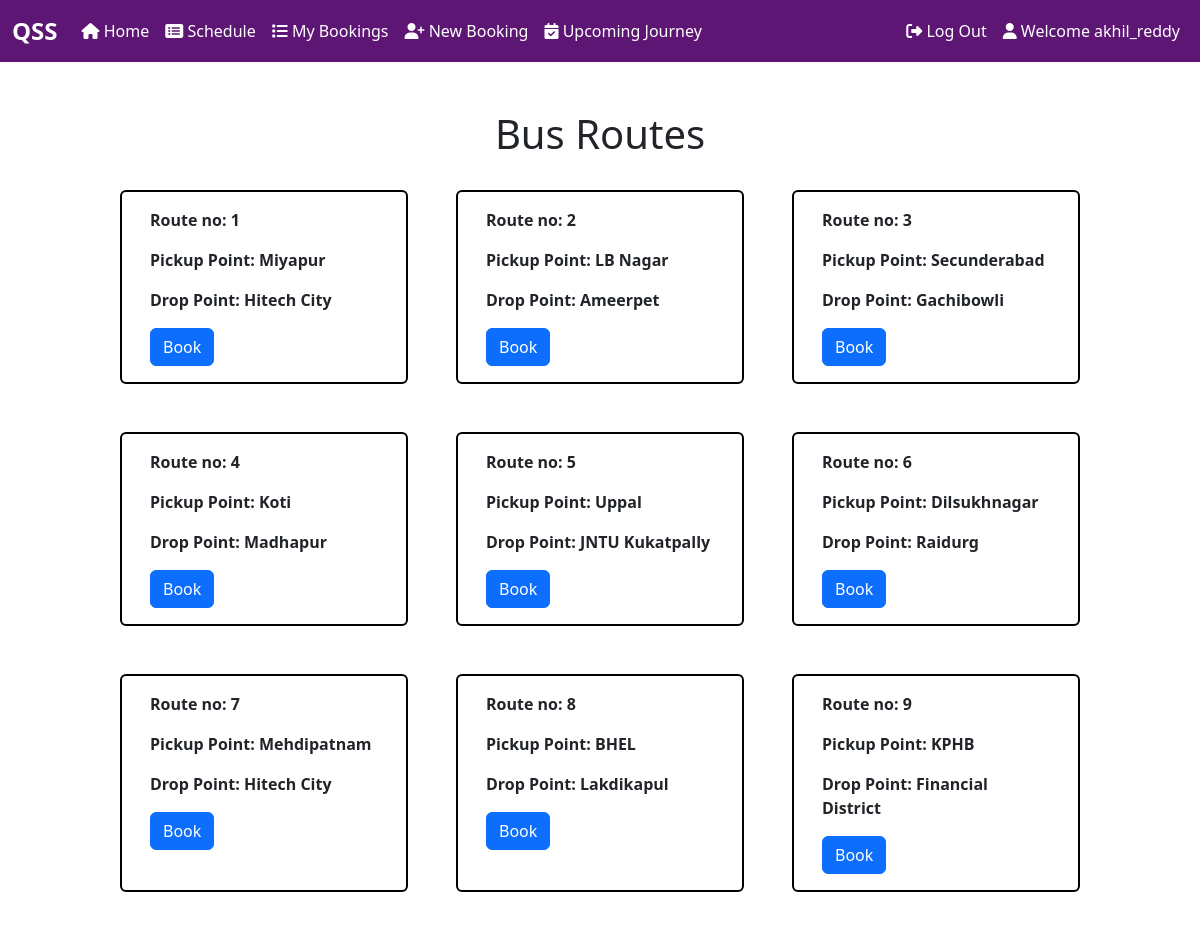
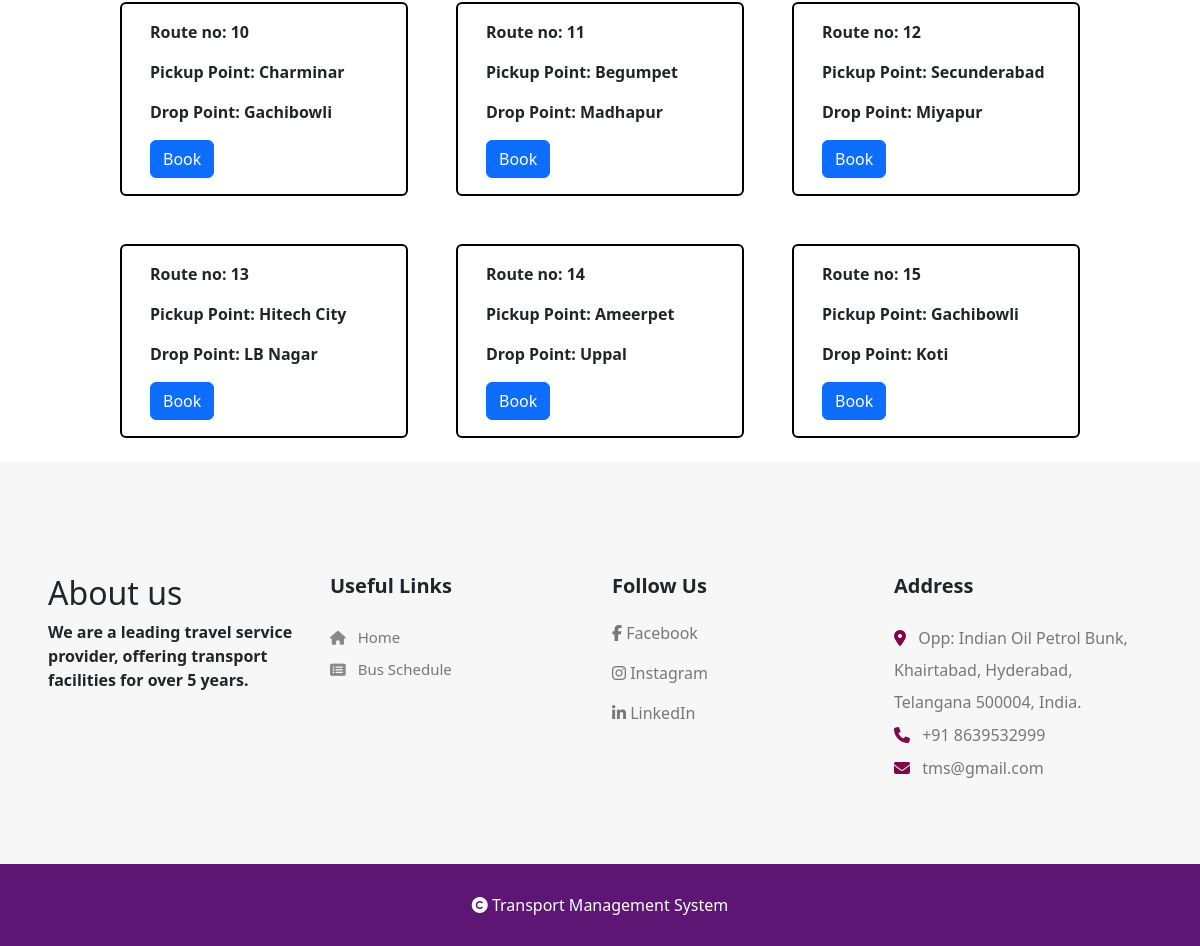
The page /views/user/cards.php (signed in) on the database its author committed (2 pictures, top to bottom).
### tables this page shows
CREATE TABLE route (
    route_id INT AUTO_INCREMENT PRIMARY KEY,
    route_name VARCHAR(100) NOT NULL UNIQUE,
    source_point VARCHAR(100) NOT NULL,
    destination_point VARCHAR(100) NOT NULL,
    created_at TIMESTAMP DEFAULT CURRENT_TIMESTAMP
);

### views/user/cards.php (the view, shortened to what this page needs)
<?php
require_once __DIR__ . '/../../config/db.php';
$result = mysqli_query($connection, "SELECT * FROM `route`");
?>
<!DOCTYPE html>
<html lang="en">
<head><?php include __DIR__ . '/../layout/head.php'; ?>
</head>
<body>
<?php include __DIR__ . '/../layout/navbar.php'; ?>
<h1 class="mt-5 text-center">Bus Routes</h1>
<div class="row d-flex justify-content-center">
  <?php while ($row = mysqli_fetch_assoc($result)): ?>
  <div class="card m-4" style="width:18rem;">
    <div class="card-body">
      <p class="card-text">Route no: <?= htmlspecialchars($row['route_id']) ?></p>
      <p class="card-text">Pickup Point: <?= htmlspecialchars($row['source_point']) ?></p>
      <p class="card-text">Drop Point: <?= htmlspecialchars($row['destination_point']) ?></p>
      <a href="/views/user/schedule.php?route_id=<?= $row['route_id'] ?>" class="btn btn-primary">Book</a>
    </div>
  </div>
  <?php endwhile; ?>
</div>
<?php include __DIR__ . '/../layout/footer.php'; ?>
</body>
</html>

### public/assets/css/footer.css (style rules this page uses)
* { -webkit-box-sizing:border-box; -moz-box-sizing:border-box; -o-box-sizing:border-box; -ms-box-sizing:border-box; box-sizing:border-box; }
body { background: #fff; max-width:1920px; margin:0 auto; overflow-x:hidden; }
a { text-decoration:none; }

### views/user/cards.php (style rules this page uses)
.card { border: 2px solid black; }
p { font-weight: bold; }
body { background-color:#76ABAE; }

### rows shown on the page
route: route_id "1", source_point "Miyapur", destination_point "Hitech City"
route: route_id "2", source_point "LB Nagar", destination_point "Ameerpet"
route: route_id "3", source_point "Secunderabad", destination_point "Gachibowli"
route: route_id "4", source_point "Koti", destination_point "Madhapur"
route: route_id "5", source_point "Uppal", destination_point "JNTU Kukatpally"
route: route_id "6", source_point "Dilsukhnagar", destination_point "Raidurg"
route: route_id "7", source_point "Mehdipatnam", destination_point "Hitech City"
route: route_id "8", source_point "BHEL", destination_point "Lakdikapul"
route: route_id "9", source_point "KPHB", destination_point "Financial District"
route: route_id "10", source_point "Charminar", destination_point "Gachibowli"
route: route_id "11", source_point "Begumpet", destination_point "Madhapur"
route: route_id "12", source_point "Secunderabad", destination_point "Miyapur"
route: route_id "13", source_point "Hitech City", destination_point "LB Nagar"
route: route_id "14", source_point "Ameerpet", destination_point "Uppal"
route: route_id "15", source_point "Gachibowli", destination_point "Koti"

### other values the page prints
$_SESSION['username'] "akhil_reddy"
